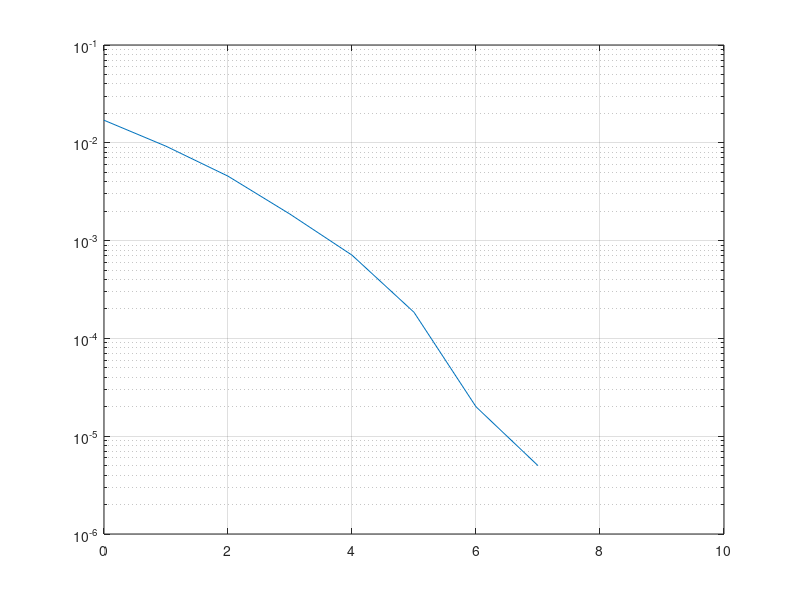

Reproduce this figure in MATLAB.
iterat = 100000;
SNR_vec =0:10;
BER_vec = [];

for SNR = SNR_vec
    suma = 0;
    for ii = 1:iterat
        
        % Defining the channel
        H = [1 2; 3 1 ; 1 4];
        
        pseudo_inv = inv(H' * H) * H';
        
        % Defining the simbol to be transmitted
        x_ini = [1 ; -1];
        x = x_ini./sqrt(x_ini'*x_ini);
        
        % Defining the Gaussian Noise
        SNR_linear = 10^(-SNR/10);
        n = sqrt(SNR_linear)*randn(3,1);
        
        % Receiving signal
        y = H*x+n;
        
        % ZF receiver
        x_hat = pseudo_inv * y;
        
        
        % Hard Decision
        x_detected = 2*(x_hat>0)-1;

        evaluation = abs(x_ini-x_detected);
        errors_x = evaluation > 0;
        erros = sum(errors_x);
        suma = suma+erros;
    end
    
    BER = suma/(2*iterat);
    BER_vec = [BER_vec BER];
    
end

semilogy(SNR_vec,BER_vec)
grid on